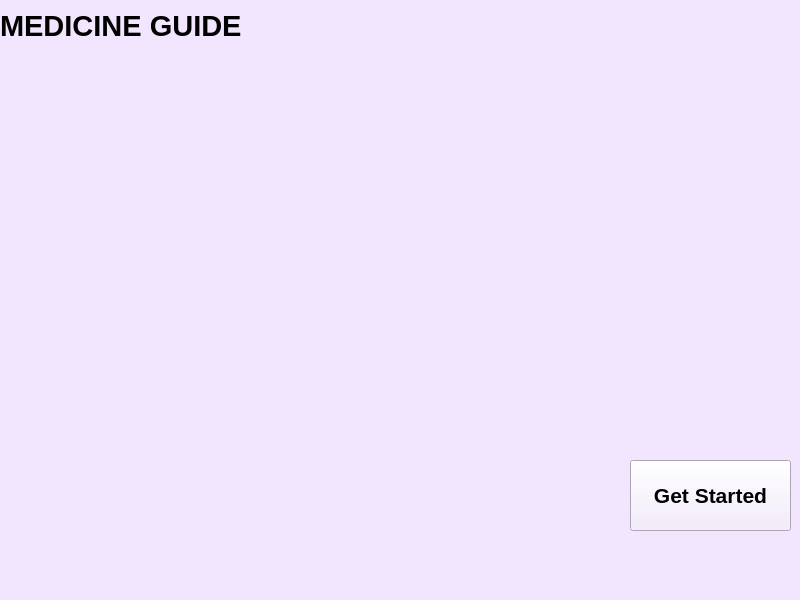
<?xml version="1.0" encoding="UTF-8"?>
<ui version="4.0">
 <class>MainWindow</class>
 <widget class="QMainWindow" name="MainWindow">
  <property name="geometry">
   <rect>
    <x>0</x>
    <y>0</y>
    <width>800</width>
    <height>600</height>
   </rect>
  </property>
  <property name="windowTitle">
   <string>MainWindow</string>
  </property>
  <property name="styleSheet">
   <string notr="true">background-color: rgb(242, 230, 255);</string>
  </property>
  <widget class="QWidget" name="centralwidget">
   <widget class="QLabel" name="label">
    <property name="geometry">
     <rect>
      <x>0</x>
      <y>0</y>
      <width>261</width>
      <height>51</height>
     </rect>
    </property>
    <property name="font">
     <font>
      <pointsize>22</pointsize>
      <weight>75</weight>
      <bold>true</bold>
     </font>
    </property>
    <property name="autoFillBackground">
     <bool>false</bool>
    </property>
    <property name="text">
     <string>MEDICINE GUIDE</string>
    </property>
   </widget>
   <widget class="QPushButton" name="pushButton">
    <property name="geometry">
     <rect>
      <x>630</x>
      <y>460</y>
      <width>161</width>
      <height>71</height>
     </rect>
    </property>
    <property name="font">
     <font>
      <pointsize>16</pointsize>
      <weight>75</weight>
      <bold>true</bold>
     </font>
    </property>
    <property name="text">
     <string>Get Started</string>
    </property>
   </widget>
   <widget class="QLabel" name="label_2">
    <property name="geometry">
     <rect>
      <x>100</x>
      <y>80</y>
      <width>581</width>
      <height>351</height>
     </rect>
    </property>
    <property name="styleSheet">
     <string notr="true">background-image: url(:/newPrefix/overuse-of-medicine.jpg);</string>
    </property>
    <property name="text">
     <string/>
    </property>
    <property name="pixmap">
     <pixmap>:/newPrefix/overuse-of-medicine.jpg</pixmap>
    </property>
    <property name="scaledContents">
     <bool>true</bool>
    </property>
   </widget>
  </widget>
  <widget class="QMenuBar" name="menubar">
   <property name="geometry">
    <rect>
     <x>0</x>
     <y>0</y>
     <width>800</width>
     <height>21</height>
    </rect>
   </property>
  </widget>
  <widget class="QStatusBar" name="statusbar"/>
 </widget>
 <resources>
  <include location="../firstPage.qrc"/>
 </resources>
 <connections/>
</ui>
